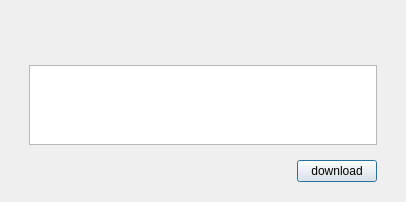
<?xml version="1.0" encoding="UTF-8"?>
<ui version="4.0">
 <class>DUpgradeDialog</class>
 <widget class="QDialog" name="DUpgradeDialog">
  <property name="geometry">
   <rect>
    <x>0</x>
    <y>0</y>
    <width>406</width>
    <height>202</height>
   </rect>
  </property>
  <property name="windowTitle">
   <string>upgrade</string>
  </property>
  <layout class="QVBoxLayout" name="verticalLayout_2">
   <item>
    <widget class="QStackedWidget" name="stackedWidget">
     <property name="currentIndex">
      <number>0</number>
     </property>
     <widget class="QWidget" name="page_home">
      <layout class="QVBoxLayout" name="verticalLayout_4">
       <item>
        <spacer name="verticalSpacer_4">
         <property name="orientation">
          <enum>Qt::Vertical</enum>
         </property>
         <property name="sizeHint" stdset="0">
          <size>
           <width>20</width>
           <height>40</height>
          </size>
         </property>
        </spacer>
       </item>
       <item>
        <widget class="QLabel" name="label_home">
         <property name="minimumSize">
          <size>
           <width>0</width>
           <height>30</height>
          </size>
         </property>
         <property name="font">
          <font>
           <family>等线</family>
           <pointsize>14</pointsize>
           <weight>75</weight>
           <bold>true</bold>
          </font>
         </property>
         <property name="text">
          <string/>
         </property>
         <property name="alignment">
          <set>Qt::AlignCenter</set>
         </property>
        </widget>
       </item>
       <item>
        <spacer name="verticalSpacer_3">
         <property name="orientation">
          <enum>Qt::Vertical</enum>
         </property>
         <property name="sizeHint" stdset="0">
          <size>
           <width>20</width>
           <height>40</height>
          </size>
         </property>
        </spacer>
       </item>
       <item>
        <widget class="QWidget" name="widget_textedit" native="true">
         <layout class="QVBoxLayout" name="verticalLayout_3">
          <item>
           <widget class="QTextEdit" name="textEdit_content">
            <property name="enabled">
             <bool>true</bool>
            </property>
            <property name="readOnly">
             <bool>true</bool>
            </property>
           </widget>
          </item>
         </layout>
        </widget>
       </item>
       <item>
        <widget class="QWidget" name="widget_button" native="true">
         <layout class="QHBoxLayout" name="horizontalLayout_2">
          <property name="topMargin">
           <number>0</number>
          </property>
          <property name="bottomMargin">
           <number>0</number>
          </property>
          <item>
           <spacer name="horizontalSpacer_2">
            <property name="orientation">
             <enum>Qt::Horizontal</enum>
            </property>
            <property name="sizeHint" stdset="0">
             <size>
              <width>268</width>
              <height>20</height>
             </size>
            </property>
           </spacer>
          </item>
          <item>
           <widget class="QPushButton" name="pushButton_download">
            <property name="text">
             <string>download</string>
            </property>
           </widget>
          </item>
         </layout>
        </widget>
       </item>
      </layout>
     </widget>
     <widget class="QWidget" name="page_download">
      <layout class="QVBoxLayout" name="verticalLayout_5">
       <item>
        <widget class="QWidget" name="widget_progressbar" native="true">
         <layout class="QVBoxLayout" name="verticalLayout">
          <item>
           <spacer name="verticalSpacer">
            <property name="orientation">
             <enum>Qt::Vertical</enum>
            </property>
            <property name="sizeHint" stdset="0">
             <size>
              <width>20</width>
              <height>40</height>
             </size>
            </property>
           </spacer>
          </item>
          <item>
           <widget class="QLabel" name="label_downloading">
            <property name="text">
             <string>downloading...</string>
            </property>
           </widget>
          </item>
          <item>
           <widget class="QProgressBar" name="progressBar">
            <property name="minimumSize">
             <size>
              <width>0</width>
              <height>30</height>
             </size>
            </property>
            <property name="maximum">
             <number>1000</number>
            </property>
            <property name="value">
             <number>0</number>
            </property>
            <property name="alignment">
             <set>Qt::AlignCenter</set>
            </property>
           </widget>
          </item>
          <item>
           <widget class="QLabel" name="label_percent">
            <property name="text">
             <string notr="true"/>
            </property>
            <property name="alignment">
             <set>Qt::AlignRight|Qt::AlignTrailing|Qt::AlignVCenter</set>
            </property>
           </widget>
          </item>
          <item>
           <spacer name="verticalSpacer_2">
            <property name="orientation">
             <enum>Qt::Vertical</enum>
            </property>
            <property name="sizeHint" stdset="0">
             <size>
              <width>20</width>
              <height>49</height>
             </size>
            </property>
           </spacer>
          </item>
         </layout>
        </widget>
       </item>
       <item>
        <widget class="QWidget" name="widget_button2" native="true">
         <layout class="QHBoxLayout" name="horizontalLayout">
          <property name="topMargin">
           <number>0</number>
          </property>
          <property name="rightMargin">
           <number>9</number>
          </property>
          <property name="bottomMargin">
           <number>0</number>
          </property>
          <item>
           <spacer name="horizontalSpacer">
            <property name="orientation">
             <enum>Qt::Horizontal</enum>
            </property>
            <property name="sizeHint" stdset="0">
             <size>
              <width>268</width>
              <height>20</height>
             </size>
            </property>
           </spacer>
          </item>
          <item>
           <widget class="QPushButton" name="pushButton_cancel">
            <property name="text">
             <string>cancel</string>
            </property>
           </widget>
          </item>
         </layout>
        </widget>
       </item>
      </layout>
     </widget>
     <widget class="QWidget" name="page_finish">
      <layout class="QVBoxLayout" name="verticalLayout_6">
       <item>
        <spacer name="verticalSpacer_6">
         <property name="orientation">
          <enum>Qt::Vertical</enum>
         </property>
         <property name="sizeHint" stdset="0">
          <size>
           <width>20</width>
           <height>40</height>
          </size>
         </property>
        </spacer>
       </item>
       <item>
        <widget class="QLabel" name="label_finish">
         <property name="font">
          <font>
           <family>等线</family>
           <pointsize>14</pointsize>
           <weight>75</weight>
           <bold>true</bold>
          </font>
         </property>
         <property name="text">
          <string>download finished, upgrade now?</string>
         </property>
         <property name="alignment">
          <set>Qt::AlignCenter</set>
         </property>
        </widget>
       </item>
       <item>
        <spacer name="verticalSpacer_5">
         <property name="orientation">
          <enum>Qt::Vertical</enum>
         </property>
         <property name="sizeHint" stdset="0">
          <size>
           <width>20</width>
           <height>40</height>
          </size>
         </property>
        </spacer>
       </item>
       <item>
        <widget class="QWidget" name="widget_button_2" native="true">
         <layout class="QHBoxLayout" name="horizontalLayout_3">
          <property name="topMargin">
           <number>0</number>
          </property>
          <property name="bottomMargin">
           <number>0</number>
          </property>
          <item>
           <spacer name="horizontalSpacer_3">
            <property name="orientation">
             <enum>Qt::Horizontal</enum>
            </property>
            <property name="sizeHint" stdset="0">
             <size>
              <width>268</width>
              <height>20</height>
             </size>
            </property>
           </spacer>
          </item>
          <item>
           <widget class="QPushButton" name="pushButton_install">
            <property name="text">
             <string>install</string>
            </property>
           </widget>
          </item>
         </layout>
        </widget>
       </item>
      </layout>
     </widget>
    </widget>
   </item>
  </layout>
 </widget>
 <resources/>
 <connections/>
</ui>
